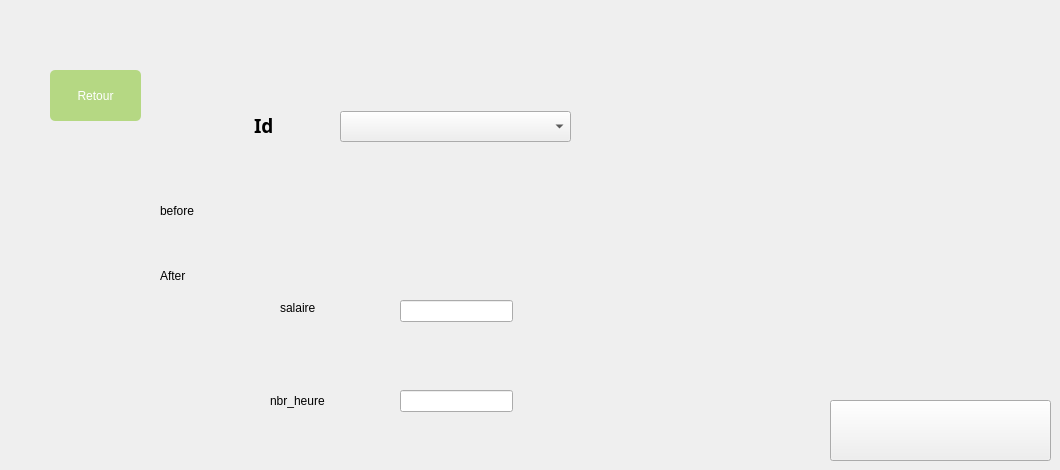
   <widget class="QWidget" name="page_4">
    <widget class="QLabel" name="label_29">
     <property name="geometry">
      <rect>
       <x>280</x>
       <y>300</y>
       <width>61</width>
       <height>16</height>
      </rect>
     </property>
     <property name="styleSheet">
      <string notr="true">font: 12pt &quot;MS Shell Dlg 2&quot;;</string>
     </property>
     <property name="text">
      <string>salaire</string>
     </property>
    </widget>
    <widget class="QPushButton" name="pushButton_21">
     <property name="geometry">
      <rect>
       <x>830</x>
       <y>400</y>
       <width>221</width>
       <height>61</height>
      </rect>
     </property>
     <property name="styleSheet">
      <string notr="true">background-image: url(:/res/img/mmodi.png);</string>
     </property>
     <property name="text">
      <string/>
     </property>
    </widget>
    <widget class="QLabel" name="label_13">
     <property name="geometry">
      <rect>
       <x>160</x>
       <y>200</y>
       <width>71</width>
       <height>21</height>
      </rect>
     </property>
     <property name="styleSheet">
      <string notr="true">font: 14pt &quot;MS Shell Dlg 2&quot;;</string>
     </property>
     <property name="text">
      <string>before</string>
     </property>
    </widget>
    <widget class="QLabel" name="label_2">
     <property name="geometry">
      <rect>
       <x>254</x>
       <y>115</y>
       <width>61</width>
       <height>21</height>
      </rect>
     </property>
     <property name="font">
      <font>
       <family>Rockwell Condensed</family>
       <pointsize>14</pointsize>
       <weight>75</weight>
       <bold>true</bold>
      </font>
     </property>
     <property name="text">
      <string>Id</string>
     </property>
    </widget>
    <widget class="QLineEdit" name="lineEdit_11">
     <property name="geometry">
      <rect>
       <x>400</x>
       <y>390</y>
       <width>113</width>
       <height>22</height>
      </rect>
     </property>
    </widget>
    <widget class="QLabel" name="label_14">
     <property name="geometry">
      <rect>
       <x>160</x>
       <y>260</y>
       <width>161</width>
       <height>31</height>
      </rect>
     </property>
     <property name="styleSheet">
      <string notr="true">font: 15pt &quot;MS Shell Dlg 2&quot;;</string>
     </property>
     <property name="text">
      <string>After</string>
     </property>
    </widget>
    <widget class="QLineEdit" name="lineEdit_20">
     <property name="geometry">
      <rect>
       <x>400</x>
       <y>300</y>
       <width>113</width>
       <height>22</height>
      </rect>
     </property>
    </widget>
    <widget class="QLabel" name="label_30">
     <property name="geometry">
      <rect>
       <x>270</x>
       <y>390</y>
       <width>101</width>
       <height>21</height>
      </rect>
     </property>
     <property name="styleSheet">
      <string notr="true">font: 12pt &quot;MS Shell Dlg 2&quot;;</string>
     </property>
     <property name="text">
      <string>nbr_heure</string>
     </property>
    </widget>
    <widget class="QComboBox" name="comboBox">
     <property name="geometry">
      <rect>
       <x>340</x>
       <y>111</y>
       <width>231</width>
       <height>31</height>
      </rect>
     </property>
    </widget>
    <widget class="QLabel" name="label_10">
     <property name="geometry">
      <rect>
       <x>260</x>
       <y>200</y>
       <width>361</width>
       <height>31</height>
      </rect>
     </property>
     <property name="text">
      <string/>
     </property>
    </widget>
    <widget class="QPushButton" name="pushButton_22">
     <property name="geometry">
      <rect>
       <x>50</x>
       <y>70</y>
       <width>91</width>
       <height>51</height>
      </rect>
     </property>
     <property name="styleSheet">
      <string notr="true">
QPushButton {
	
padding: 1px;
border-style: solid;
border: 2px solid gray;
border-radius: 8px;
background-color: rgb(181, 216, 131);
border:2px solid #000;
}
QPushButton {

     color: #fff !important;
text-transform: uppercase;
text-decoration: none;
background: #b5d883;
padding: 20px;
border-radius: 5px;
display: inline-block;
border: none;
transition: all 0.4s ease 0s;
 }
 QPushButton:hover {
background-image: url(:/image/Nouveau dossier/check-mark.png);
     background: #f68623;
letter-spacing: 1px;
-webkit-box-shadow: 0px 5px 40px -10px rgba(0,0,0,0.55);
-moz-box-shadow: 0px 5px 40px -10px rgba(0,0,0,0.55);
box-shadow: 5px 40px -10px rgba(0,0,0,0.55);
transition: all 0.4s ease 0s;
 }</string>
     </property>
     <property name="text">
      <string>Retour</string>
     </property>
    </widget>
   </widget>
